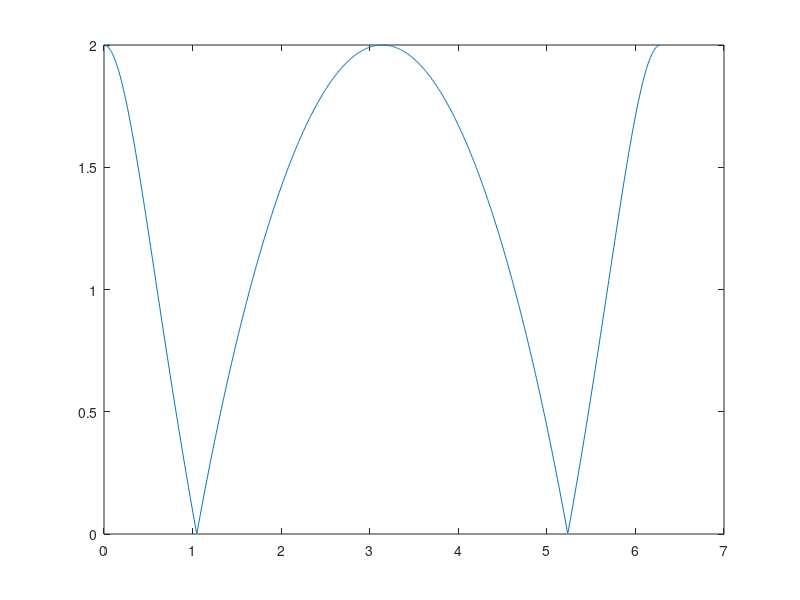
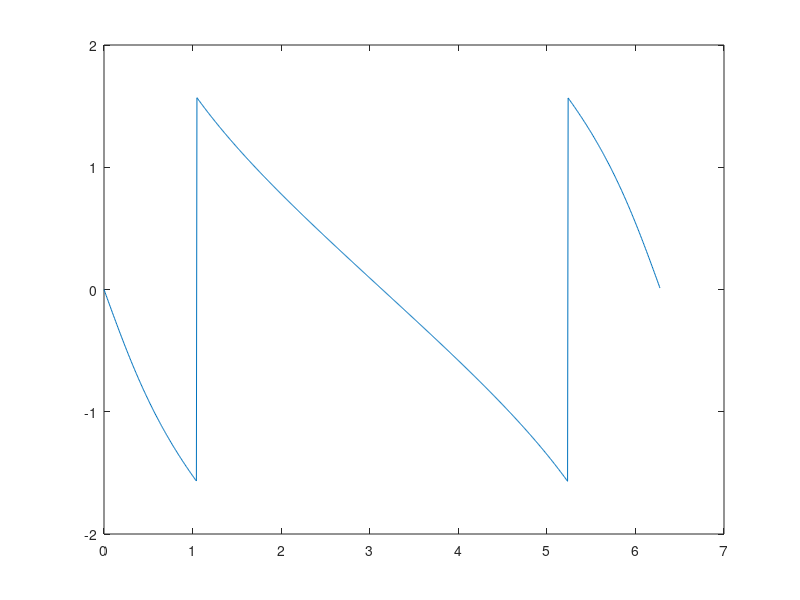

Reproduce these figures in MATLAB, in order.
h=zeros(1,1000);
h(1)=1;
h(2)=-0.5;
h(3)=0.75;
for i=4:1:1000
    h(i)=h(i-1)/2;
end
[H,w] = freqz(h,1,1000,'whole');
plot(w,abs(H));
figure;
plot(w,angle(H));